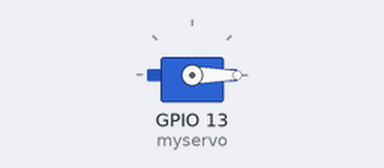
Bench run of a sketch on a simulated ESP32. On the bench: servo.

Above: at 0.05 s.
Timing chart, 0 to 4.6 s (numbered marks = the images above):
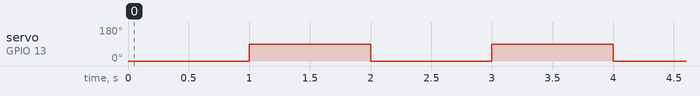

The sketch:

Single.ino
```cpp
// (licence header left out)
#include <ESP32Servo.h>

Servo myservo;

void setup() {
  // put your setup code here, to run once:
  myservo.attach(13);
}

void loop() {
  // put your main code here, to run repeatedly:
  myservo.write(0);
  delay(1000);
  myservo.write(90);
  delay(1000);
}
```

Measured:
- by itself, servo on GPIO 13 (myservo): alternates 90° for 1.0 s and 0° for 1.0 s
